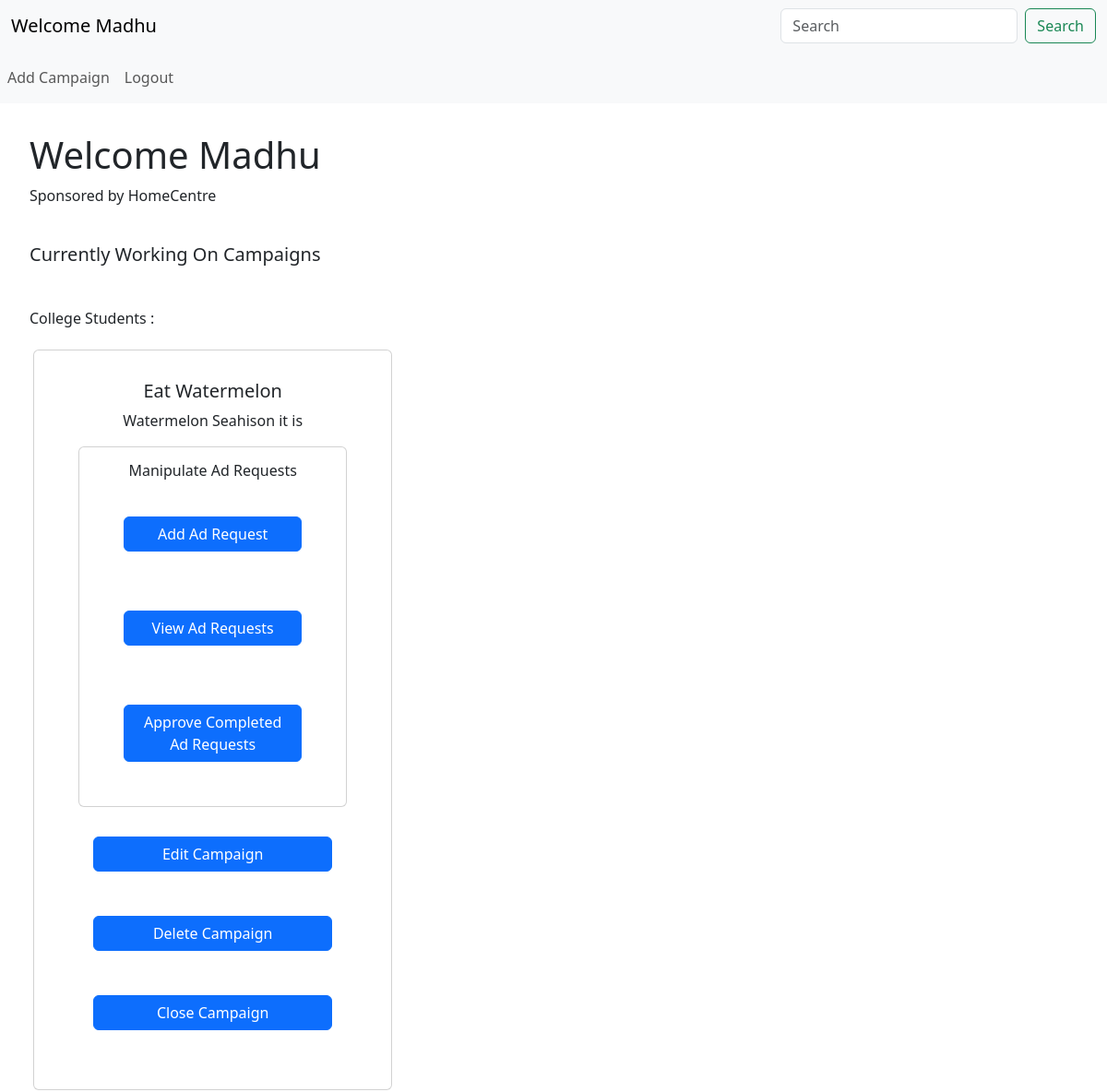
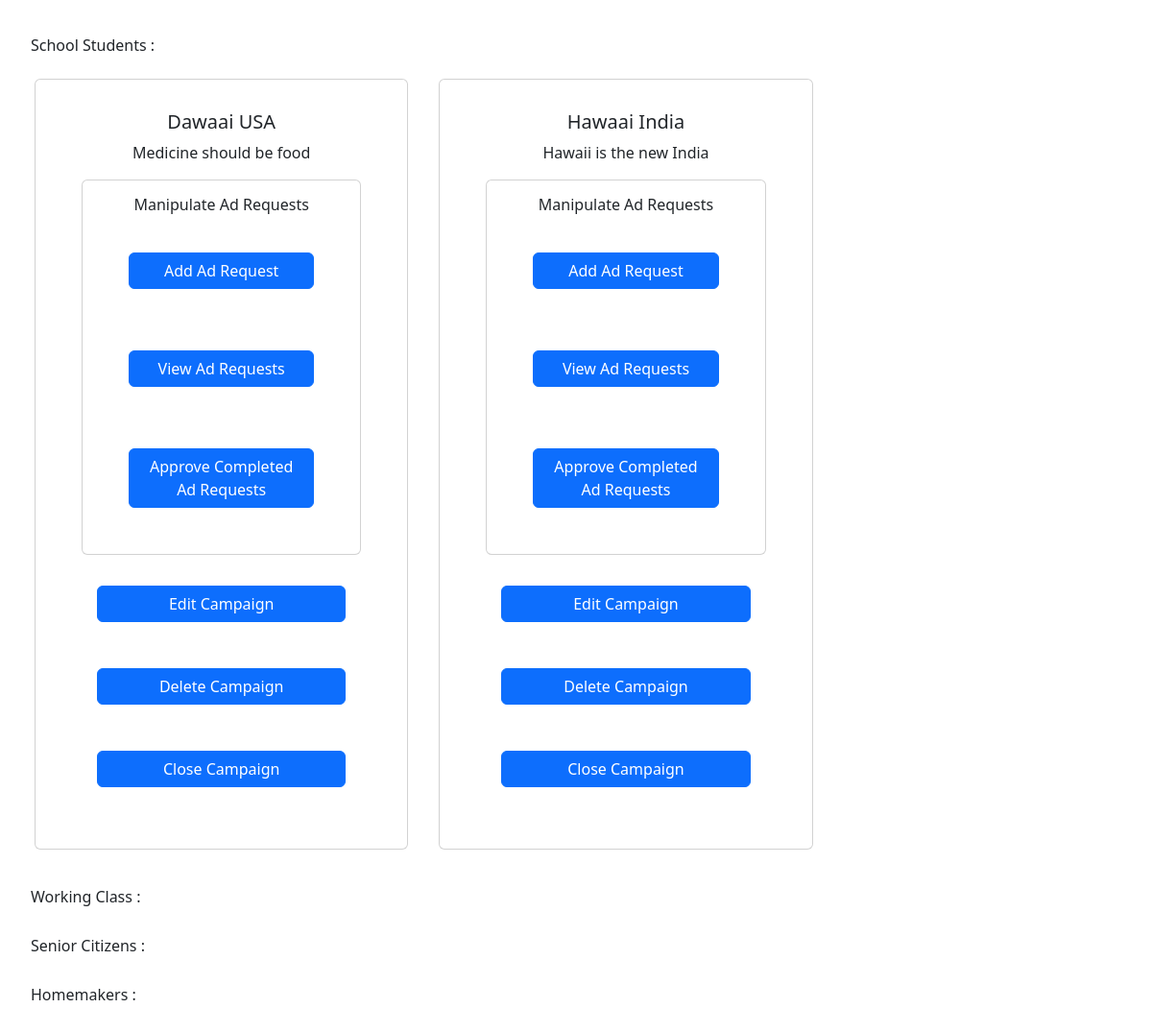
/ (signed in), run on the app's committed database (2 pictures, top to bottom).
### application/model.py (models this page shows)
class Sponsors(db.Model):
    sponsor_id = db.Column(db.Integer, primary_key=True, autoincrement=True)
    username = db.Column(db.String(80), db.ForeignKey('user.username'), nullable=False, unique=True)
    sponsor_name = db.Column(db.String(80), nullable=False)
    category_sponsor = db.Column(db.String(40), db.ForeignKey('category_sponsors.name'), nullable=False)
    budget = db.Column(db.Integer, nullable=False)
    campaign = db.relationship('Campaigns', backref='Sponsors', lazy=True)

class Niche(db.Model):
    niche_id = db.Column(db.Integer, primary_key=True, autoincrement=True)
    name = db.Column(db.String(40), nullable=False)
    description = db.Column(db.String(512), nullable=True)

class Campaigns(db.Model):
    campaign_id = db.Column(db.Integer, primary_key=True, autoincrement=True)
    campaign_name = db.Column(db.String(80), unique=True, nullable=False)
    description = db.Column(db.String(512), nullable=True)
    start_date = db.Column(db.Date, nullable=False)
    end_date = db.Column(db.Date, nullable=False)
    sponsor_id = db.Column(db.Integer, db.ForeignKey('sponsors.sponsor_id'), nullable=False)
    budget = db.Column(db.Integer, nullable=False)
    niche = db.Column(db.String(200), nullable=True)
    visibility = db.Column(db.String(20), nullable=False)
    status = db.Column(db.String(20), nullable=False)
    ad = db.relationship('AdRequests', backref='Campaigns', lazy=True)

### application/routes.py (the view, shortened to what this page needs)
@app.route('/')
def index():
    if 'user' in session and 'role' in session:
        if session['role'] == 'sponsor':
            niche = Niche.query.all()
            sponsor = Sponsors.query.filter_by(username=session['user']).first()
            campaigns =  Campaigns.query.filter(Campaigns.status == 'Open', Campaigns.sponsor_id==sponsor.sponsor_id).all()
            return render_template('index.html', campaigns=campaigns, niches=niche)
        elif session['role'] == 'admin':
            niche = Niche.query.all()
            campaigns =  Campaigns.query.filter(Campaigns.status == 'Open').all()
            campaigns_inactive =  Campaigns.query.filter(Campaigns.status != 'Open').all()
            return render_template('index.html', campaigns=campaigns, niches=niche, campaigns_inactive=campaigns_inactive)
    else:
        campaigns =Campaigns.query.all()
        return render_template('index.html', campaigns=campaigns)

### templates/index.html (shortened to what this page needs)
{% extends 'layout_navbar.html' %}
{% block content %}
    {% if session['user'] %}
        <h1> Welcome {{ session['user'] }}</h1>
        <p> Sponsored by HomeCentre</p>
        <br>
        <h5> Currently Working On Campaigns </h5>
        <div class="row mt-4">
            {% for niche in niches %}
                <div class="row mt-4">
                    <h6> {{niche.name}} : </h6>
                    {% for campaign in campaigns %}
                        {% if campaign.niche == niche.name %}
                            <div class="card text-center col-4 m-3 p-3">
                                <div class="card-body">
                                    <h5 class="card-title align-center">{{campaign.campaign_name}}</h5>
                                    <p class="card-text align-center">{{campaign.description}}</p>
                                    {% if session['role']=='sponsor' %}
                                        <div class="card m-3 p-3">
                                            <h6 class="card-title">Manipulate Ad Requests</h6>
                                            <div class="row m-3 p-3">
                                                <a href={{url_for('add_ad_request', id=campaign.campaign_id)}} class="btn btn-primary"> Add Ad Request</a>
                                            </div>
                                            <div class="row m-3 p-3">
                                                <a href={{url_for('view_ad_request', id=campaign.campaign_id)}} class="btn btn-primary"> View Ad Requests</a>
                                            </div>
                                            <div class="row m-3 p-3">
                                                <a href={{url_for('view_completed_ad_request', id=campaign.campaign_id)}} class="btn btn-primary"> Approve Completed Ad Requests</a>
                                            </div>
                                        </div>
                                        <div class="row m-3 p-3">
                                            <a href={{url_for('edit_campaign', id=campaign.campaign_id)}} class="btn btn-primary"> Edit Campaign</a>
                                        </div>
                                        <div class="row m-3 p-3">
                                            <a href={{url_for('delete_campaign', id=campaign.campaign_id)}} class="btn btn-primary"> Delete Campaign</a>
                                        </div>
                                        <div class="row m-3 p-3">
                                            <a href={{url_for('close_campaign', id=campaign.campaign_id)}} class="btn btn-primary"> Close Campaign</a>
                                        </div>
                                    {% endif %}
                                </div>
                            </div>
                        {% endif %}
                    {% endfor %}
                </div>
            {% endfor %}
        </div>
    {% else %}
        <h1> Welcome to the Influencer Engagement and Sponsorship Coordination Platform </h1>
        <p> Sponsored by Ad Agencies</p>
    {% endif %}
{% endblock content %}

### templates/navbar1.html (shortened to what this page needs)
<nav class="navbar navbar-expand-lg bg-body-tertiary">
    <div class="container-fluid align-center">
      <a class="navbar-brand" href="#">Welcome {{ session['user'] }}</a>
      <form class="d-flex" role="search" action="/search" method = 'POST'>
        <input class="form-control me-2" type="search" placeholder="Search" aria-label="Search">
        <button class="btn btn-outline-success" type="submit">Search</button>
      </form>
    </div>
</nav>

### data on the page
Sponsors: user "Madhu"
Niche: name "College Students"
Campaigns: campaign_name "Eat Watermelon", description "Watermelon Seahison it is"
Niche: name "School Students"
Campaigns: campaign_name "Dawaai USA", description "Medicine should be food"
Campaigns: campaign_name "Hawaai India", description "Hawaii is the new India"
Niche: name "Working Class"
Niche: name "Senior Citizens"
Niche: name "Homemakers"
